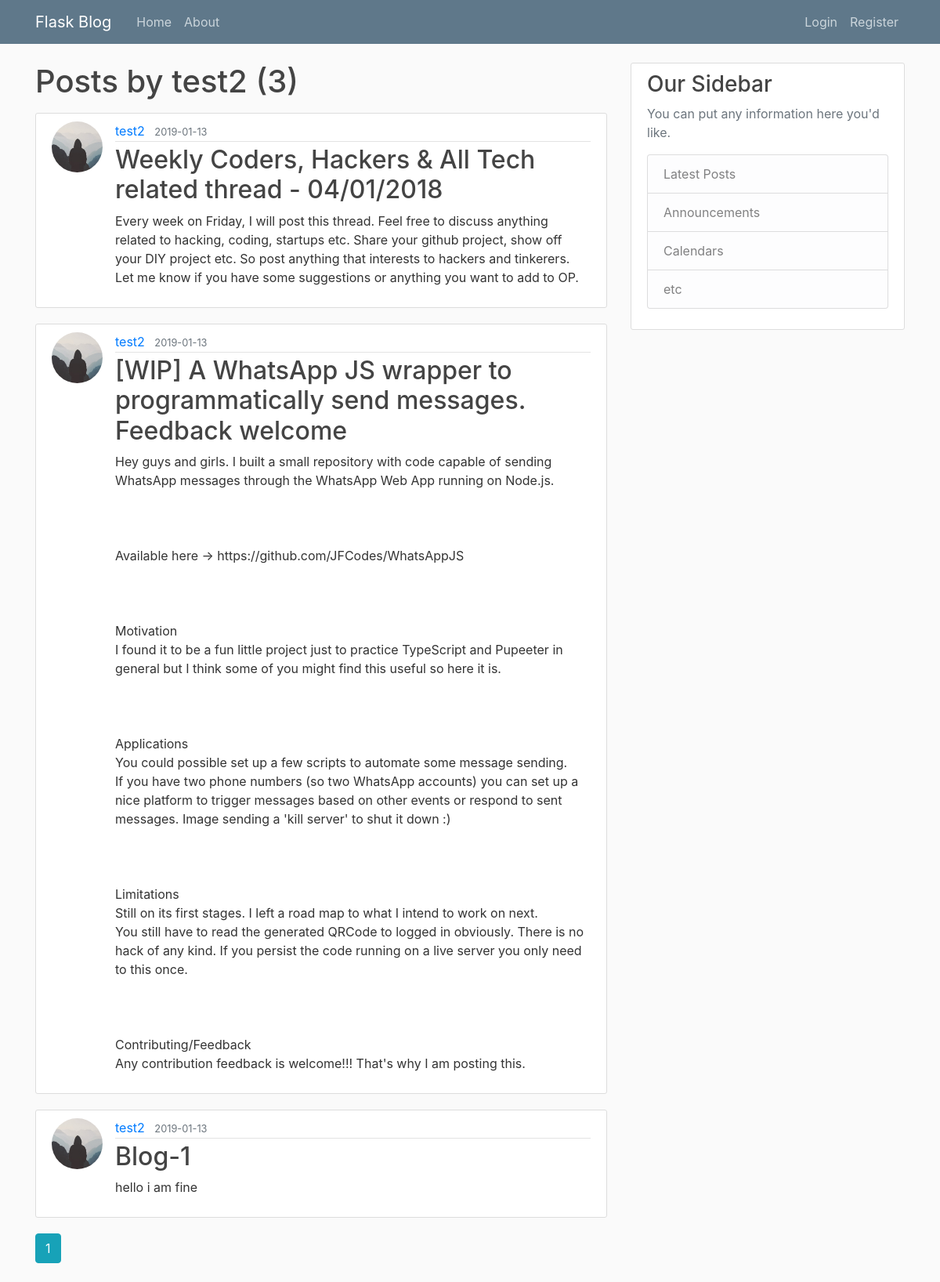
/user/test2, run on the app's committed database.
### flaskblog/models.py (models this page shows, shortened)
class User(db.Model, UserMixin):
    id = db.Column(db.Integer, primary_key=True)
    username = db.Column(db.String(20), unique=True, nullable=False)
    email = db.Column(db.String(120), unique=True, nullable=False)
    image_file = db.Column(db.String(20), nullable=False, default='default.jpg')
    password = db.Column(db.String(60), nullable=False)
    posts = db.relationship('Post', backref='author', lazy=True)

class Post(db.Model):
    id = db.Column(db.Integer, primary_key=True)
    title =  db.Column(db.String(120),  nullable=False)
    date_posted = db.Column(db.DateTime, nullable=False, default=datetime.utcnow)
    content = db.Column(db.Text, nullable=False)
    user_id = db.Column(db.Integer, db.ForeignKey('user.id'), nullable=False)

### flaskblog/routes.py (the view)
@app.route("/user/<string:username>")
def user_posts(username):
    page = request.args.get('page', 1, type=int)
    user = User.query.filter_by(username=username).first_or_404()
    posts = Post.query.filter_by(author=user)\
        .order_by(Post.date_posted.desc())\
        .paginate(page=page, per_page=5)
    return render_template('user_post.html', posts=posts, user=user)

### flaskblog/templates/user_post.html
{% extends "layout.html" %}
{% block content %}
    <h1 class="mb-3">Posts by {{ user.username }} ({{ posts.total }})</h1>
    {% for post in posts.items %}
        <article class="media content-section">
            <img class="rounded-circle article-img"
                 src="{{ url_for('static',filename='profile_pics/' + post.author.image_file) }}">
            <div class="media-body">
                <div class="article-metadata">
                    <a class="mr-2" href="{{ url_for('user_posts', username=post.author.username) }}">{{ post.author.username }}</a>
                    <small class="text-muted">{{ post.date_posted.strftime('%Y-%m-%d') }}</small>
                </div>
                <h2><a class="article-title" href="{{ url_for('post', post_id=post.id) }}">{{ post.title }}</a></h2>
                <p class="article-content">{{ post.content }}</p>
            </div>
        </article>
    {% endfor %}
    {% for page_num in posts.iter_pages(left_edge=1, right_edge=1, left_current=1, right_current=2) %}
        {% if page_num %}
            {% if posts.page == page_num %}
                <a class="btn btn-info mb-4"  href="{{ url_for('user_posts',username=user.username, page=page_num) }}">{{ page_num }}</a>
            {% else %}
                <a class="btn btn-outline-info mb-4"  href="{{ url_for('home', page=page_num) }}">{{ page_num }}</a>
            {% endif %}
        {% else %}
            ...
        {% endif %}
    {% endfor %}
{% endblock content %}

### flaskblog/static/main.css (style rules this page uses)
body { background: #fafafa; color: #333333; margin-top: 5rem; }
h1, h2, h3, h4, h5, h6 { color: #444444; }
.content-section { background: #ffffff; padding: 10px 20px; border: 1px solid #dddddd; border-radius: 3px; margin-bottom: 20px; }
.article-title { color: #444444; }
.article-content { white-space: pre-line; }
.article-img { height: 65px; width: 65px; margin-right: 16px; }
.article-metadata { padding-bottom: 1px; margin-bottom: 4px; border-bottom: 1px solid #e3e3e3 }

### data on the page
User: username "test2"
Post: image_file (placeholder picture), author.username "test2", date_posted "2019-01-13", title "Weekly Coders, Hackers & All Tech related thread - 04/01/2018", content "Every week on Friday, I will post this thread. Feel free to discuss anything related to hacking, coding, startups etc. Share your github project, show off your DIY project etc. So post anything that interests to hackers and tinkerers. Let me know if you have some suggestions or anything you want to add to OP."
Post: image_file (placeholder picture), author.username "test2", date_posted "2019-01-13", title "[WIP] A WhatsApp JS wrapper to programmatically send messages. Feedback welcome", content "Hey guys and girls. I built a small repository with code capable of sending WhatsApp messages through the WhatsApp Web App running on Node.js. Available here -> https://github.com/JFCodes/WhatsAppJS Motivation I found it to be a fun little project just to practice TypeScript and Pupeeter in general but I think some of you might find this useful so here it is. Applications You could possible set up a few scripts to automate some message sending. If you have two phone numbers (so two WhatsApp accounts) you can set up a nice platform to trigger messages based on other events or respond to sent messages. Image sending a 'kill server' to shut it down :) Limitations Still on its first stages. I…"
Post: image_file (placeholder picture), author.username "test2", date_posted "2019-01-13", title "Blog-1", content "hello i am fine"

### other printed values
{{ posts.total }} "3"
{{ page_num }} "1"
